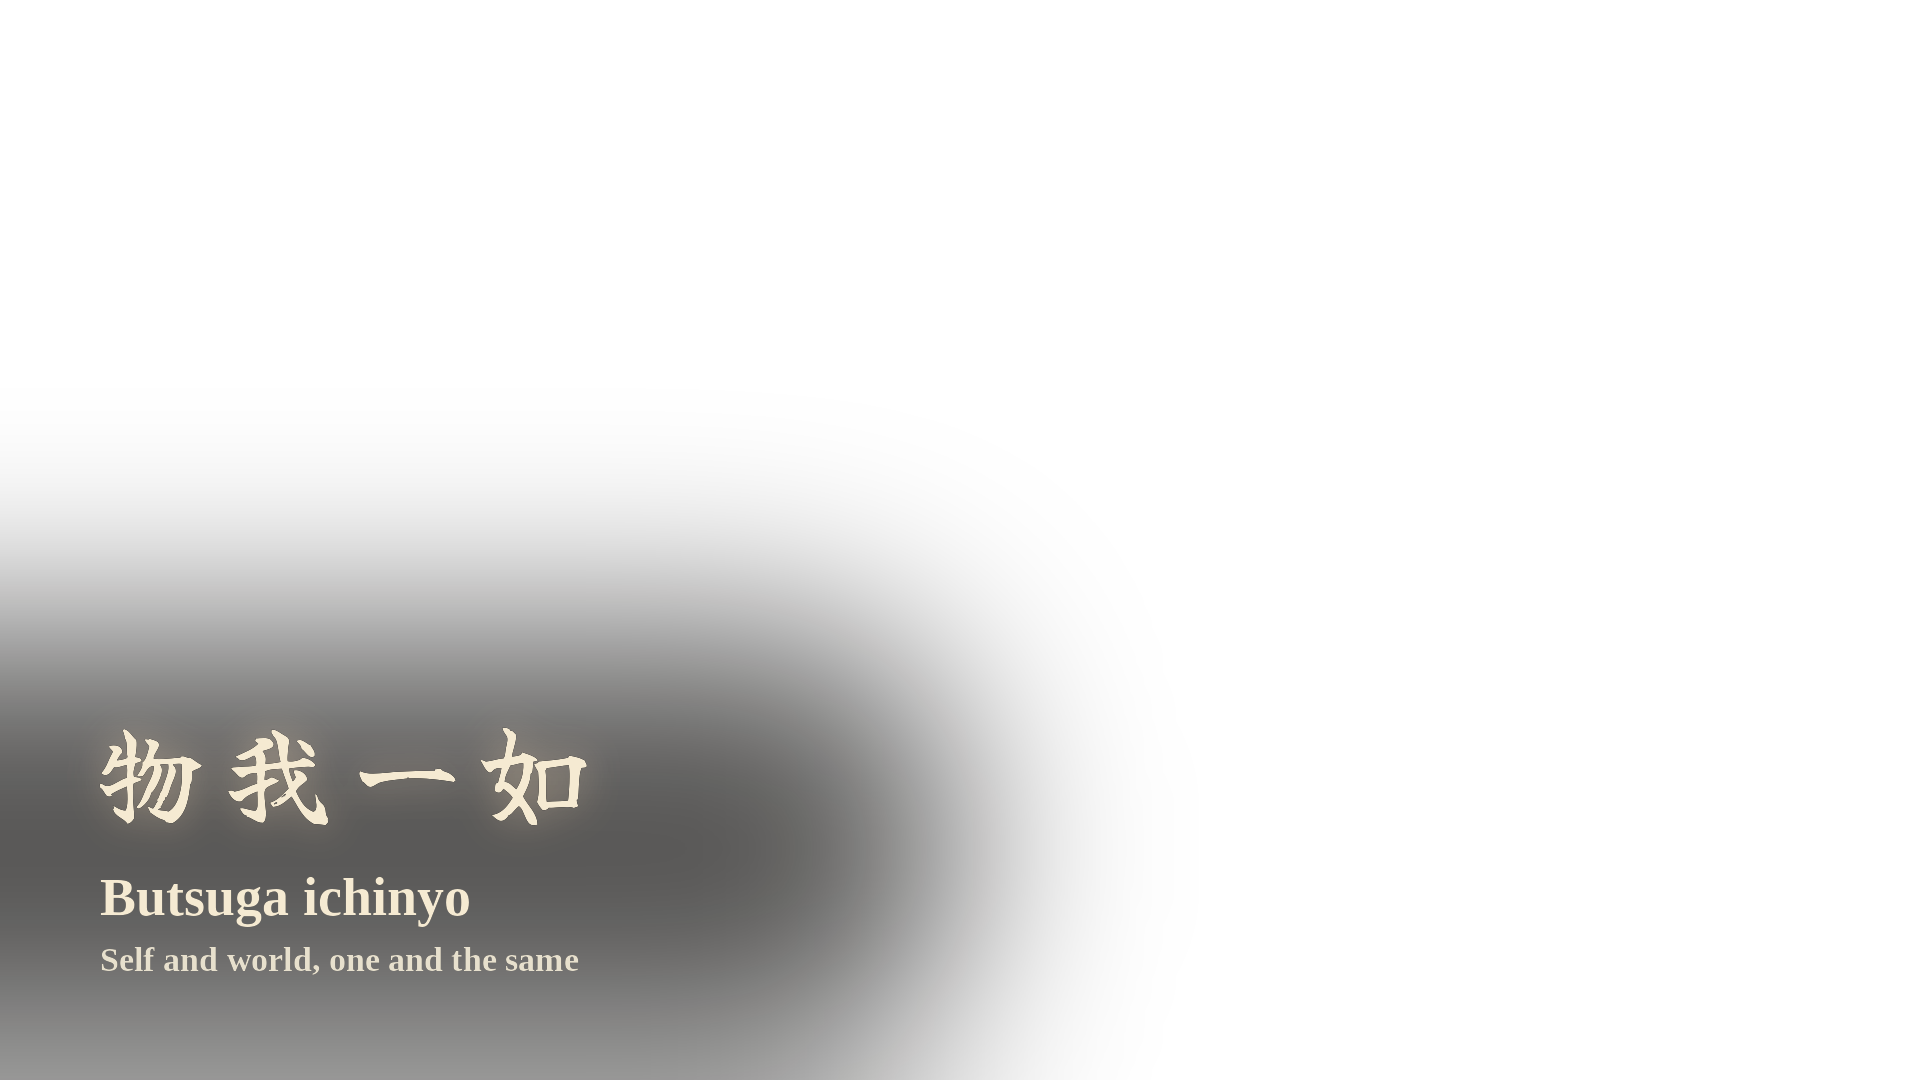

Generate this figure with Python:
#!/usr/bin/env python3
"""MUGA wisdom overlay — 1920x1080 transparent PNG for the long-form intro.

物我一如 / Butsuga ichinyo / "Self and the world, one and the same" — a
classical Zen/aesthetic idiom describing the dissolution of the boundary
between subject and object. Overlay ≠ title concept (無我 itself is never
named directly), per series rule.

LEFT-lower over the misted foreground water. In CapCut: TEXT layer on the
top track, start 0:03, end 0:14, fade-in 2s / fade-out 2s, no glow/shadow/box.
Cream #F5EAD2 (channel default), Liberation Serif Bold (locked channel font).
4 kanji, horizontal — same layout as the rest of the channel's overlays.
"""
from PIL import Image, ImageDraw, ImageFont, ImageFilter

KANJI = "/home/user/dan-documents/stillwave/assets/fonts/YujiBoku-Regular.ttf"
SERIF = "/usr/share/fonts/truetype/liberation/LiberationSerif-Bold.ttf"
OUT = "/home/user/dan-documents/stillwave/assets/muga-butsugaichinyo-overlay.png"
W, H = 1920, 1080
CREAM = (245, 234, 210, 255)
SUB = (231, 224, 205, 255)
X = 96

img = Image.new("RGBA", (W, H), (0, 0, 0, 0))

# soft scrim so cream reads over the misted water in the lower-left
s = Image.new("RGBA", (W, H), (0, 0, 0, 0))
ImageDraw.Draw(s).rounded_rectangle((-200, 636, 950, 1060), radius=170, fill=(8, 6, 4, 175))
img.alpha_composite(s.filter(ImageFilter.GaussianBlur(100)))

# 物我一如 — brush kanji (4 chars), cream, faint warm glow
f = ImageFont.truetype(KANJI, 108)
mask = Image.new("L", (W, H), 0)
md = ImageDraw.Draw(mask)
chars, pitch, y0 = ["物", "我", "一", "如"], 128, 692
l0, _, r0, _ = f.getbbox(chars[0])
c0 = X + (r0 - l0) / 2
for i, ch in enumerate(chars):
    l, t, r, b = f.getbbox(ch)
    md.text((c0 + i * pitch - (l + (r - l) / 2), y0), ch, font=f, fill=255)
glow = Image.new("RGBA", (W, H), (0, 0, 0, 0))
glow.paste((250, 220, 180, 255), (0, 0),
           mask.filter(ImageFilter.GaussianBlur(18)).point(lambda p: int(p * 0.45)))
img.alpha_composite(glow)
img.alpha_composite(Image.composite(Image.new("RGBA", (W, H), CREAM),
                                    Image.new("RGBA", (W, H), (0, 0, 0, 0)), mask))

d = ImageDraw.Draw(img)
d.text((X + 4, 866), "Butsuga ichinyo", font=ImageFont.truetype(SERIF, 54), fill=CREAM)
d.text((X + 4, 940), "Self and world, one and the same",
       font=ImageFont.truetype(SERIF, 34), fill=SUB)

img.save(OUT)
print("saved", OUT)
